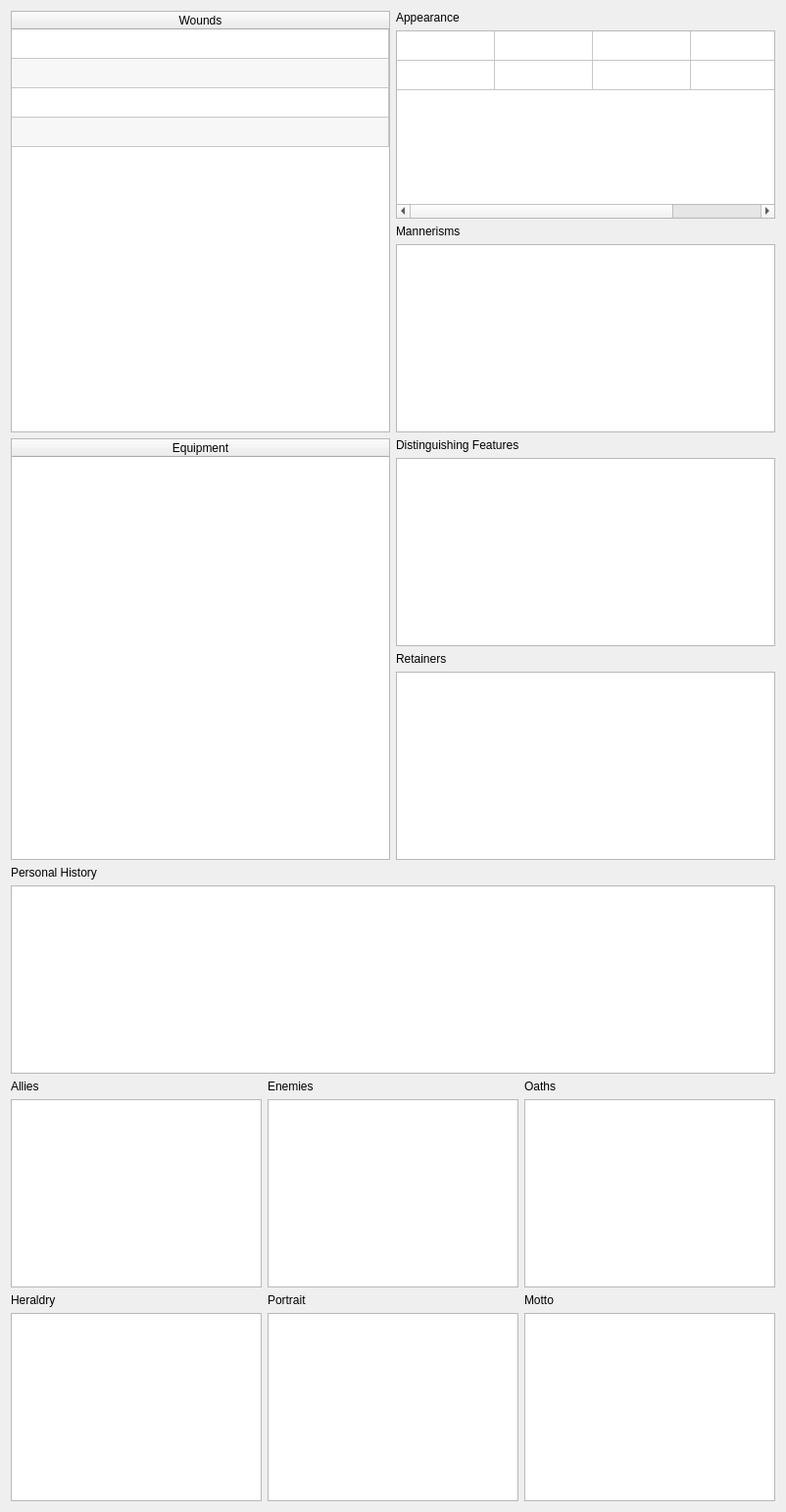
      <widget class="QWidget" name="tab_2">
       <attribute name="title">
        <string>Page 2</string>
       </attribute>
       <layout class="QVBoxLayout" name="verticalLayout_37">
        <item>
         <layout class="QHBoxLayout" name="horizontalLayout_23">
          <item>
           <layout class="QVBoxLayout" name="verticalLayout_36">
            <item>
             <widget class="QTableWidget" name="woundsTable_sifrp">
              <property name="alternatingRowColors">
               <bool>true</bool>
              </property>
              <attribute name="horizontalHeaderStretchLastSection">
               <bool>true</bool>
              </attribute>
              <attribute name="verticalHeaderVisible">
               <bool>false</bool>
              </attribute>
              <row>
               <property name="text">
                <string>1</string>
               </property>
              </row>
              <row>
               <property name="text">
                <string>2</string>
               </property>
              </row>
              <row>
               <property name="text">
                <string>3</string>
               </property>
              </row>
              <row>
               <property name="text">
                <string>4</string>
               </property>
              </row>
              <column>
               <property name="text">
                <string>Wounds</string>
               </property>
              </column>
             </widget>
            </item>
            <item>
             <widget class="QTableWidget" name="equipmentTable_sifrp">
              <property name="alternatingRowColors">
               <bool>true</bool>
              </property>
              <attribute name="horizontalHeaderStretchLastSection">
               <bool>true</bool>
              </attribute>
              <attribute name="verticalHeaderVisible">
               <bool>false</bool>
              </attribute>
              <column>
               <property name="text">
                <string>Equipment</string>
               </property>
              </column>
             </widget>
            </item>
           </layout>
          </item>
          <item>
           <layout class="QVBoxLayout" name="verticalLayout_35">
            <item>
             <widget class="QLabel" name="label_38">
              <property name="text">
               <string>Appearance</string>
              </property>
             </widget>
            </item>
            <item>
             <widget class="QTableWidget" name="apperaranceTable_sifrp">
              <attribute name="horizontalHeaderVisible">
               <bool>false</bool>
              </attribute>
              <attribute name="horizontalHeaderStretchLastSection">
               <bool>false</bool>
              </attribute>
              <attribute name="verticalHeaderVisible">
               <bool>false</bool>
              </attribute>
              <row>
               <property name="text">
                <string>1</string>
               </property>
              </row>
              <row>
               <property name="text">
                <string>2</string>
               </property>
              </row>
              <column>
               <property name="text">
                <string>1</string>
               </property>
              </column>
              <column>
               <property name="text">
                <string>2</string>
               </property>
              </column>
              <column>
               <property name="text">
                <string>3</string>
               </property>
              </column>
              <column>
               <property name="text">
                <string>4</string>
               </property>
              </column>
             </widget>
            </item>
            <item>
             <widget class="QLabel" name="label_39">
              <property name="text">
               <string>Mannerisms</string>
              </property>
             </widget>
            </item>
            <item>
             <widget class="QTextEdit" name="mannerismsTextEdit_sifrp"/>
            </item>
            <item>
             <widget class="QLabel" name="label_40">
              <property name="text">
               <string>Distinguishing Features</string>
              </property>
             </widget>
            </item>
            <item>
             <widget class="QTextEdit" name="distFeaturesTextEdit_sifrp"/>
            </item>
            <item>
             <widget class="QLabel" name="label_41">
              <property name="text">
               <string>Retainers</string>
              </property>
             </widget>
            </item>
            <item>
             <widget class="QTextEdit" name="retainersTextEdit_sifrp"/>
            </item>
           </layout>
          </item>
         </layout>
        </item>
        <item>
         <widget class="QLabel" name="label_42">
          <property name="text">
           <string>Personal History</string>
          </property>
         </widget>
        </item>
        <item>
         <widget class="QTextEdit" name="personalHistoryTextEdit_sifrp"/>
        </item>
        <item>
         <layout class="QHBoxLayout" name="horizontalLayout_24">
          <item>
           <layout class="QVBoxLayout" name="verticalLayout_40">
            <item>
             <widget class="QLabel" name="label_45">
              <property name="text">
               <string>Allies</string>
              </property>
             </widget>
            </item>
            <item>
             <widget class="QTextEdit" name="alliesTextEdit_sifrp"/>
            </item>
            <item>
             <widget class="QLabel" name="label_46">
              <property name="text">
               <string>Heraldry</string>
              </property>
             </widget>
            </item>
            <item>
             <widget class="QTextEdit" name="heraldryTextEdit_sifrp"/>
            </item>
           </layout>
          </item>
          <item>
           <layout class="QVBoxLayout" name="verticalLayout_39">
            <item>
             <widget class="QLabel" name="label_44">
              <property name="text">
               <string>Enemies</string>
              </property>
             </widget>
            </item>
            <item>
             <widget class="QTextEdit" name="enemiesTextEdit_sifrp"/>
            </item>
            <item>
             <widget class="QLabel" name="label_47">
              <property name="text">
               <string>Portrait</string>
              </property>
             </widget>
            </item>
            <item>
             <widget class="QTextEdit" name="portraitTextEdit_sifrp"/>
            </item>
           </layout>
          </item>
          <item>
           <layout class="QVBoxLayout" name="verticalLayout_38">
            <item>
             <widget class="QLabel" name="label_43">
              <property name="text">
               <string>Oaths</string>
              </property>
             </widget>
            </item>
            <item>
             <widget class="QTextEdit" name="oathsTextEdit_sifrp"/>
            </item>
            <item>
             <widget class="QLabel" name="label_48">
              <property name="text">
               <string>Motto</string>
              </property>
             </widget>
            </item>
            <item>
             <widget class="QTextEdit" name="mottoTextEdit_sifrp"/>
            </item>
           </layout>
          </item>
         </layout>
        </item>
       </layout>
      </widget>
